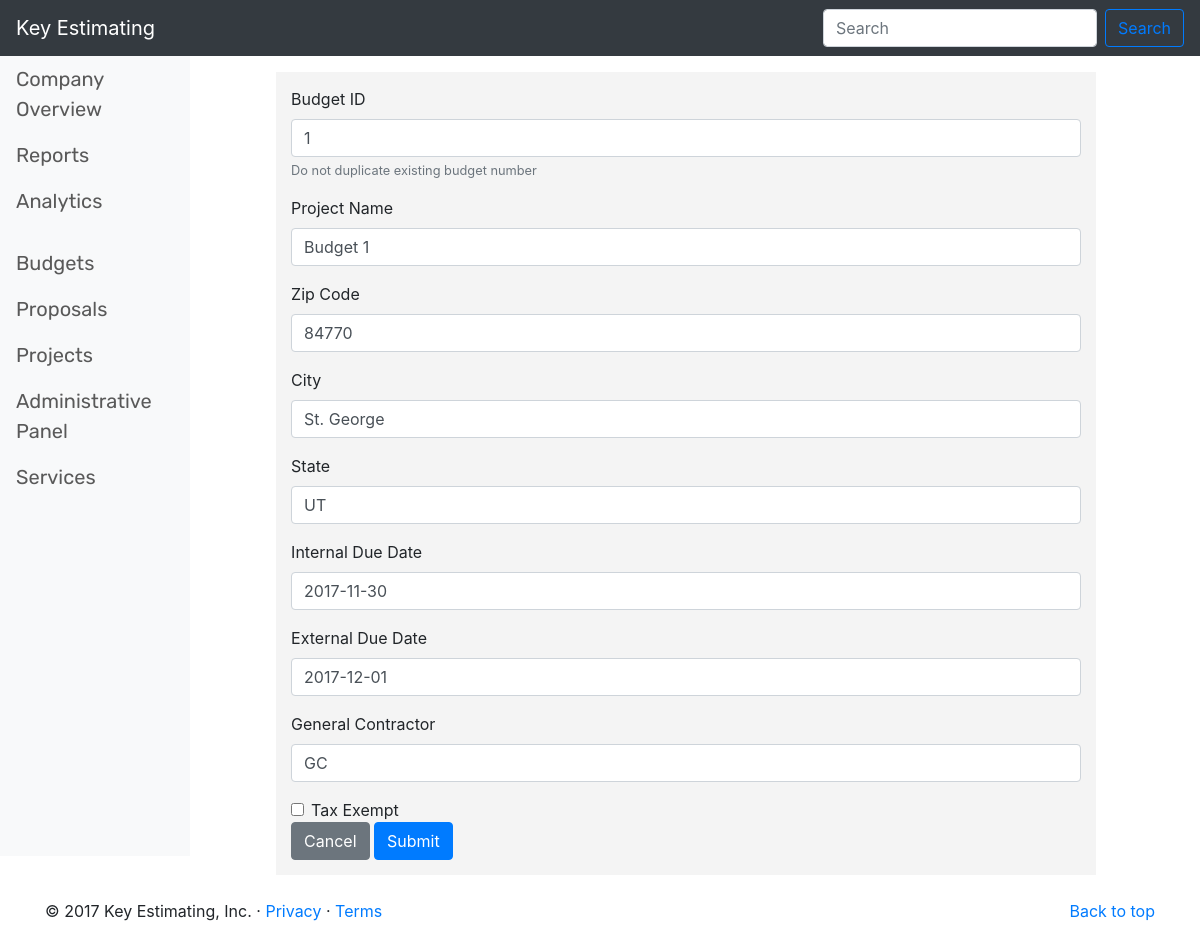
The page /templates/budget/edit/1 on the database as committed earlier.
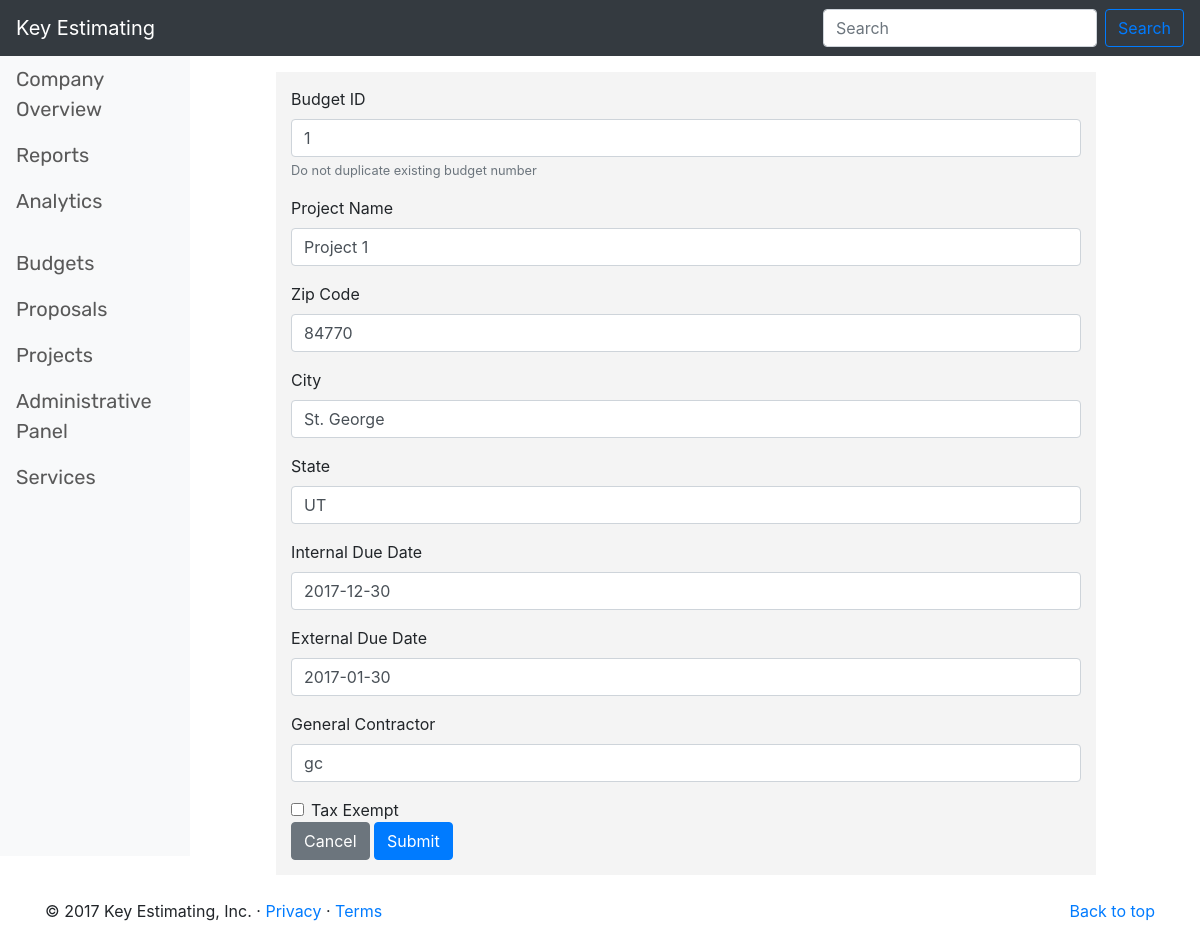
The same page on the database as committed later.
### WebApp/models.py (models this page shows, shortened)
class openBudgets(models.Model): #come back in and set appropriate fields to blank=false to force user to input information
    TAX_EXEMPT = '*'
    NOT_TAX_EXEMPT = ''
    IN_PROGRESS = 'In Progress'
    READY_TO_REVIEW = 'Ready For Review'
    REVIEWED = 'Reviewed'
    COMPLETE = 'Complete'
    BUDGET_STATUS_CHOICES = (
        (IN_PROGRESS, 'In Progress'),
        (READY_TO_REVIEW, 'Ready To Review'),
        (REVIEWED, 'Reviewed'),
        (COMPLETE, 'Completed'),
    )
    budget_id = models.PositiveIntegerField(unique = True)
    zip_code = models.PositiveIntegerField(unique = False)
    created = models.DateField(auto_now_add=True, editable=False)
    project_name = models.CharField(max_length = 255, unique = True)
    city = models.CharField(max_length = 35, unique = False)
    state = models.CharField(max_length = 35, unique = False)
    internal_due_date = models.DateField()
    external_due_date = models.DateField()
    estimator = models.CharField(null = True, blank = True, max_length = 50, unique = False)
    budget_amount = models.DecimalField(null = True, blank = True, max_digits = 15, decimal_places = 8)
    budget_complete = models.CharField(
        max_length = 20,
        choices = BUDGET_STATUS_CHOICES,
        default = IN_PROGRESS
    )
    tax_exempt_status = models.BooleanField()
    revised_date = models.DateField(auto_now=True, editable=False)
    general_contractor = models.CharField(max_length = 50, unique = False)
    class Meta:
        ordering = ['-budget_id']

### WebApp/views.py (the view)
# urls.py: url(r'^budget/edit/(?P<pk>\d+)$', views.budget_update, name='budget_edit'),
def budget_update(request, pk):
    budget = get_object_or_404(openBudgets, pk = pk)
    form = NewBudgetForm(request.POST or None, instance = budget)
    if form.is_valid():
        form.clean()
        form.save(commit=True)
        return redirect('budgets')
    return render(request, 'new_budget_information_page.html', {'form':form})

### WebApp/templates/new_budget_information_page.html (shortened to what this page needs)
{% extends 'base.html' %}
{% block content %}
    <div class="col-lg-8" style="background-color: #F4F4F4; margin-left: 7%; margin-top: 1em; margin-bottom: auto; padding: 15px">
        <form action="" method="post"> {% csrf_token %}
            <div class="form-group">
                <label for="BudgetId">Budget ID</label>
                {{ form.budget_id }}
                <small id="budgetHelp" class="form-text text-muted">Do not duplicate existing budget number</small>
            </div>
            <div class="form-group">
                <label for="ProjectName">Project Name</label>
                {{ form.project_name }}
            </div>
            <div class="form-group">
                <label for="ZipCode">Zip Code</label>
                {{ form.zip_code }}
            </div>
            <div class="form-group">
                <label for="City">City</label>
                {{ form.city }}
            </div>
            <div class="form-group">
                <label for="State">State</label>
                {{ form.state }}
            </div>
            <div class="form-group">
                <label for="InternalDueDate">Internal Due Date</label>
                {{ form.internal_due_date }}
            </div>
            <div class="form-group">
                <label for="ExternalDueDate">External Due Date</label>
                {{ form.external_due_date }}
            </div>
            <div class="form-group">
                <label for="GeneralContractor">General Contractor</label>
                {{ form.general_contractor }}
            </div>
            <div class="form-check">
                <label class="form-check-label">
                    {{ form.tax_exempt_status }} Tax Exempt
                </label>
            </div>
            <a href={% url 'budgets' %}<button type="button" class="btn btn-secondary">Cancel</a>
            <button type="submit" class="btn btn-primary">Submit</button>
        </form>
    </div>
{% endblock %}

Rows that differ between the two databases and show on the page:
changed openBudgets "St. George": project_name "Budget 1" → "Project 1"; internal_due_date "2017-11-30" → "2017-12-30"; external_due_date "2017-12-01" → "2017-01-30"; general_contractor "GC" → "gc"
